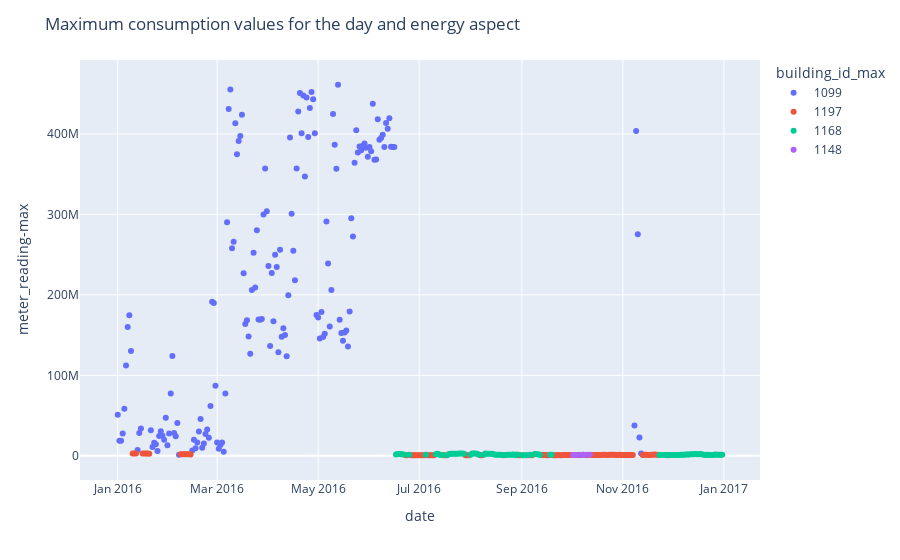

Notebook source saved alongside this figure:
### Markdown cell above
- The max values of electricity are caused by only 4 buildings.

### Code cell
daily_train_steam = daily_train_agg[daily_train_agg['meter']=='steam'].copy()
daily_train_steam['building_id_max'] = pd.Categorical(daily_train_steam['building_id_max'])
fig_daily_steam = px.scatter(daily_train_steam,
                             x='date',
                             y='meter_reading-max',
                             color='building_id_max',
                             render_mode='svg')
fig_daily_steam.update_layout(title='Maximum consumption values for the day and energy aspect')
fig_daily_steam.show()
